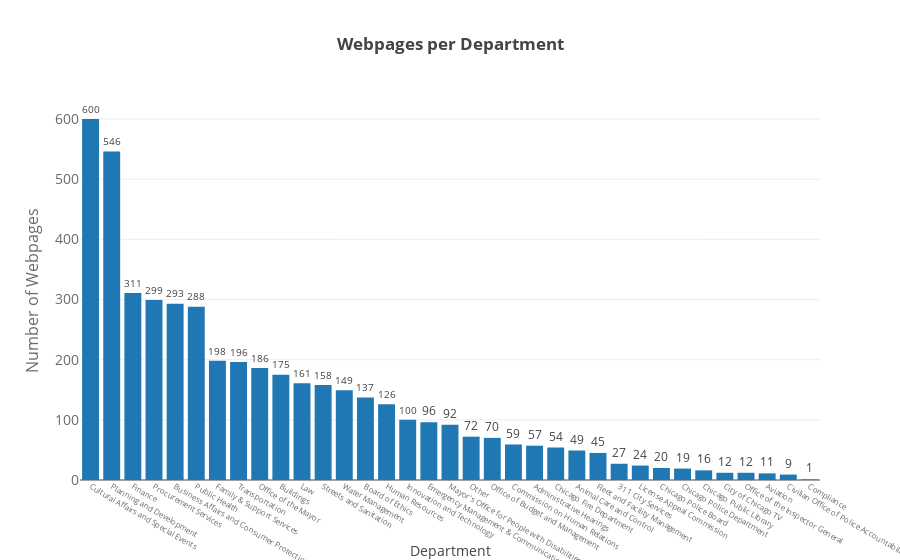

This figure's notebook cell:
### Code cell
bar_chart(d[1:], values[1:], 'Webpages per Department','Department', 'Number of Webpages',8)

### Figure 1 — Plotly figure (JSON) as saved in the notebook; plotly's stock layout.template omitted (floating-point values rounded to 4 significant figures)
{"data": [{"opacity": 1, "text": [600, 546, 311, 299, 293, 288, 198, 196, 186, 175, 161, 158, 149, 137, 126, 100, 96, 92, 72, 70, 59, 57, 54, 49, 45, 27, 24, 20, 19, 16, 12, 12, 11, 9, 1], "textposition": "outside", "type": "bar", "x": ["Cultural Affairs and Special Events", "Planning and Development", "Finance", "Procurement Services", "Business Affairs and Consumer Protection", "Public Health", "Family & Support Services", "Transportation", "Office of the Mayor", "Buildings", "Law", "Streets and Sanitation", "Water Management", "Board of Ethics", "Human Resources", "Innovation and Technology", "Emergency Management & Communications", "Mayor's Office for People with Disabilities", "Other", "Office of Budget and Management", "Commission on Human Relations", "Administrative Hearings", "Chicago Fire Department", "Animal Care and Control", "Fleet and Facility Management", "311 City Services", "License Appeal Commission", "Chicago Police Board", "Chicago Police Department", "Chicago Public Library", "City of Chicago TV", "Office of the Inspector General", "Aviation", "Civilian Office of Police Accountability", "Compliance"], "y": [600, 546, 311, 299, 293, 288, 198, 196, 186, 175, 161, 158, 149, 137, 126, 100, 96, 92, 72, 70, 59, 57, 54, 49, 45, 27, 24, 20, 19, 16, 12, 12, 11, 9, 1]}], "layout": {"title": "<b>Webpages per Department</b><br>", "xaxis": {"tickfont": {"color": "rgb(107, 107, 107)", "size": 8}, "title": "Department"}, "yaxis": {"tickfont": {"color": "rgb(107, 107, 107)", "size": 14}, "title": "Number of Webpages", "titlefont": {"color": "rgb(107, 107, 107)", "size": 16}}}}
